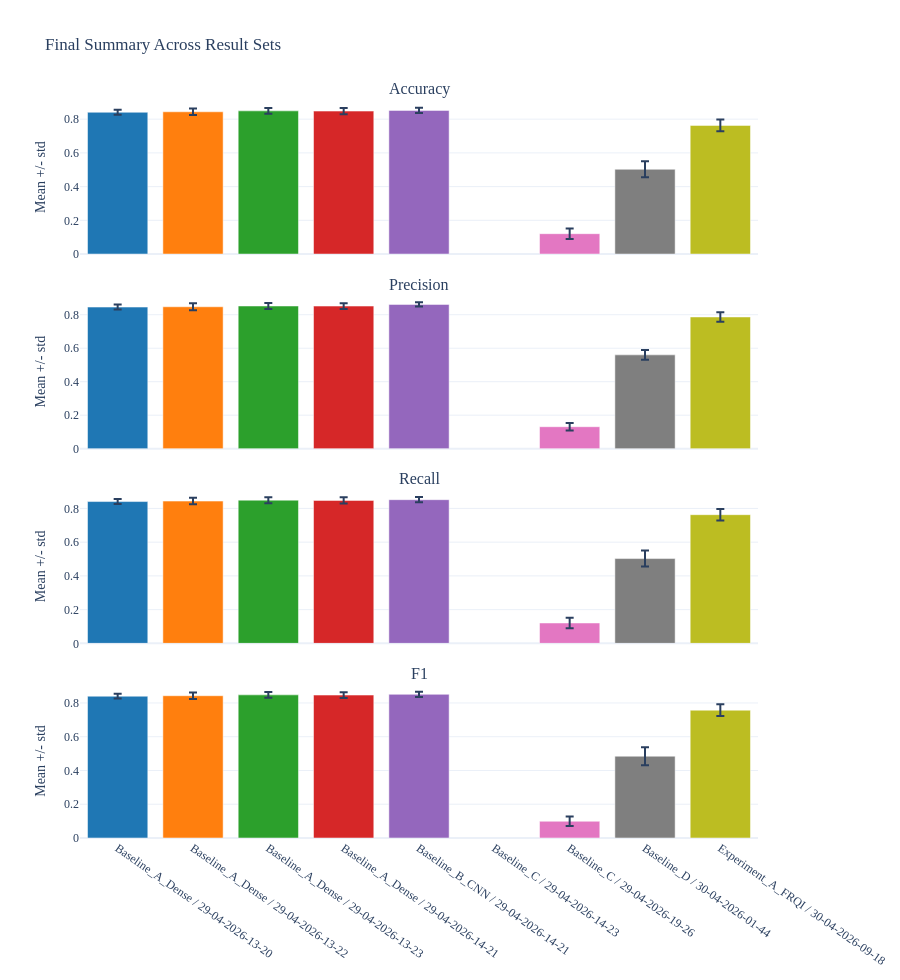

The cell this chart's notebook holds for it:
### Markdown cell above
## Final Summary Comparison

### Code cell
def plot_final_summary_comparison(summary_df: pd.DataFrame) -> go.Figure:
    data = summary_df[summary_df["result_set"].isin(comparison_result_sets)].copy()
    if data.empty:
        raise ValueError("No final summary data are available for the selected result sets.")

    metrics = [metric for metric in METRIC_ORDER if metric != "loss" and metric in data["metric"].unique()]
    fig = make_subplots(
        rows=len(metrics),
        cols=1,
        shared_xaxes=True,
        vertical_spacing=0.055,
        subplot_titles=[metric.title() for metric in metrics],
    )

    color_map = {
        result_set: px.colors.qualitative.D3[index % len(px.colors.qualitative.D3)]
        for index, result_set in enumerate(comparison_result_sets)
    }

    for row_number, metric in enumerate(metrics, start=1):
        metric_df = data[data["metric"] == metric].set_index("result_set").reindex(comparison_result_sets).reset_index()
        fig.add_trace(
            go.Bar(
                x=metric_df["result_set"],
                y=metric_df["mean"],
                error_y=dict(type="data", array=metric_df["std"], visible=True),
                marker_color=[color_map[name] for name in metric_df["result_set"]],
                name=metric.title(),
                showlegend=False,
                hovertemplate="%{x}<br>mean=%{y:.4f}<extra></extra>",
            ),
            row=row_number,
            col=1,
        )

    fig.update_layout(
        title="Final Summary Across Result Sets",
        height=max(360, 245 * len(metrics)),
    )
    fig.update_xaxes(tickangle=35)
    fig.update_yaxes(title_text="Mean +/- std")
    return fig


if final_summaries.empty:
    display(Markdown("No `final_summary_across.csv` files were found."))
else:
    plot_final_summary_comparison(final_summaries).show()

### Figure 1 — Plotly figure (JSON) as saved in the notebook; plotly's stock layout.template omitted (floating-point values rounded to 4 significant figures)
{"data": [{"error_y": {"array": [0.01447, 0.01914, 0.01765, 0.01816, 0.01593, NaN, 0.03085, 0.04738, 0.03426], "type": "data", "visible": true}, "hovertemplate": "%{x}<br>mean=%{y:.4f}<extra></extra>", "marker": {"color": ["#1F77B4", "#FF7F0E", "#2CA02C", "#D62728", "#9467BD", "#8C564B", "#E377C2", "#7F7F7F", "#BCBD22"]}, "name": "Accuracy", "showlegend": false, "type": "bar", "x": ["Baseline_A_Dense / 29-04-2026-13-20", "Baseline_A_Dense / 29-04-2026-13-22", "Baseline_A_Dense / 29-04-2026-13-23", "Baseline_A_Dense / 29-04-2026-14-21", "Baseline_B_CNN / 29-04-2026-14-21", "Baseline_C / 29-04-2026-14-23", "Baseline_C / 29-04-2026-19-26", "Baseline_D / 30-04-2026-01-44", "Experiment_A_FRQI / 30-04-2026-09-18"], "xaxis": "x", "y": [0.841, 0.8438, 0.8493, 0.8479, 0.8521, NaN, 0.1208, 0.5028, 0.7632], "yaxis": "y"}, {"error_y": {"array": [0.01513, 0.02043, 0.01831, 0.01678, 0.01235, NaN, 0.0219, 0.02916, 0.02828], "type": "data", "visible": true}, "hovertemplate": "%{x}<br>mean=%{y:.4f}<extra></extra>", "marker": {"color": ["#1F77B4", "#FF7F0E", "#2CA02C", "#D62728", "#9467BD", "#8C564B", "#E377C2", "#7F7F7F", "#BCBD22"]}, "name": "Precision", "showlegend": false, "type": "bar", "x": ["Baseline_A_Dense / 29-04-2026-13-20", "Baseline_A_Dense / 29-04-2026-13-22", "Baseline_A_Dense / 29-04-2026-13-23", "Baseline_A_Dense / 29-04-2026-14-21", "Baseline_B_CNN / 29-04-2026-14-21", "Baseline_C / 29-04-2026-14-23", "Baseline_C / 29-04-2026-19-26", "Baseline_D / 30-04-2026-01-44", "Experiment_A_FRQI / 30-04-2026-09-18"], "xaxis": "x2", "y": [0.8457, 0.8475, 0.8521, 0.8517, 0.8616, NaN, 0.1313, 0.5603, 0.7868], "yaxis": "y2"}, {"error_y": {"array": [0.01447, 0.01914, 0.01765, 0.01816, 0.01593, NaN, 0.03085, 0.04738, 0.03426], "type": "data", "visible": true}, "hovertemplate": "%{x}<br>mean=%{y:.4f}<extra></extra>", "marker": {"color": ["#1F77B4", "#FF7F0E", "#2CA02C", "#D62728", "#9467BD", "#8C564B", "#E377C2", "#7F7F7F", "#BCBD22"]}, "name": "Recall", "showlegend": false, "type": "bar", "x": ["Baseline_A_Dense / 29-04-2026-13-20", "Baseline_A_Dense / 29-04-2026-13-22", "Baseline_A_Dense / 29-04-2026-13-23", "Baseline_A_Dense / 29-04-2026-14-21", "Baseline_B_CNN / 29-04-2026-14-21", "Baseline_C / 29-04-2026-14-23", "Baseline_C / 29-04-2026-19-26", "Baseline_D / 30-04-2026-01-44", "Experiment_A_FRQI / 30-04-2026-09-18"], "xaxis": "x3", "y": [0.841, 0.8438, 0.8493, 0.8479, 0.8521, NaN, 0.1208, 0.5028, 0.7632], "yaxis": "y3"}, {"error_y": {"array": [0.01389, 0.01903, 0.01705, 0.01717, 0.01581, NaN, 0.02808, 0.05303, 0.03536], "type": "data", "visible": true}, "hovertemplate": "%{x}<br>mean=%{y:.4f}<extra></extra>", "marker": {"color": ["#1F77B4", "#FF7F0E", "#2CA02C", "#D62728", "#9467BD", "#8C564B", "#E377C2", "#7F7F7F", "#BCBD22"]}, "name": "F1", "showlegend": false, "type": "bar", "x": ["Baseline_A_Dense / 29-04-2026-13-20", "Baseline_A_Dense / 29-04-2026-13-22", "Baseline_A_Dense / 29-04-2026-13-23", "Baseline_A_Dense / 29-04-2026-14-21", "Baseline_B_CNN / 29-04-2026-14-21", "Baseline_C / 29-04-2026-14-23", "Baseline_C / 29-04-2026-19-26", "Baseline_D / 30-04-2026-01-44", "Experiment_A_FRQI / 30-04-2026-09-18"], "xaxis": "x4", "y": [0.8401, 0.8429, 0.848, 0.8468, 0.8513, NaN, 0.09919, 0.4847, 0.7574], "yaxis": "y4"}], "layout": {"annotations": [{"font": {"size": 16}, "showarrow": false, "text": "Accuracy", "x": 0.5, "xanchor": "center", "xref": "paper", "y": 1, "yanchor": "bottom", "yref": "paper"}, {"font": {"size": 16}, "showarrow": false, "text": "Precision", "x": 0.5, "xanchor": "center", "xref": "paper", "y": 0.7362, "yanchor": "bottom", "yref": "paper"}, {"font": {"size": 16}, "showarrow": false, "text": "Recall", "x": 0.5, "xanchor": "center", "xref": "paper", "y": 0.4725, "yanchor": "bottom", "yref": "paper"}, {"font": {"size": 16}, "showarrow": false, "text": "F1", "x": 0.5, "xanchor": "center", "xref": "paper", "y": 0.2087, "yanchor": "bottom", "yref": "paper"}], "height": 980, "title": {"text": "Final Summary Across Result Sets"}, "xaxis": {"anchor": "y", "domain": [0, 1], "matches": "x4", "showticklabels": false, "tickangle": 35}, "xaxis2": {"anchor": "y2", "domain": [0, 1], "matches": "x4", "showticklabels": false, "tickangle": 35}, "xaxis3": {"anchor": "y3", "domain": [0, 1], "matches": "x4", "showticklabels": false, "tickangle": 35}, "xaxis4": {"anchor": "y4", "domain": [0, 1], "tickangle": 35}, "yaxis": {"anchor": "x", "domain": [0.7913, 1], "title": {"text": "Mean +/- std"}}, "yaxis2": {"anchor": "x2", "domain": [0.5275, 0.7362], "title": {"text": "Mean +/- std"}}, "yaxis3": {"anchor": "x3", "domain": [0.2637, 0.4725], "title": {"text": "Mean +/- std"}}, "yaxis4": {"anchor": "x4", "domain": [0, 0.2087], "title": {"text": "Mean +/- std"}}}}
